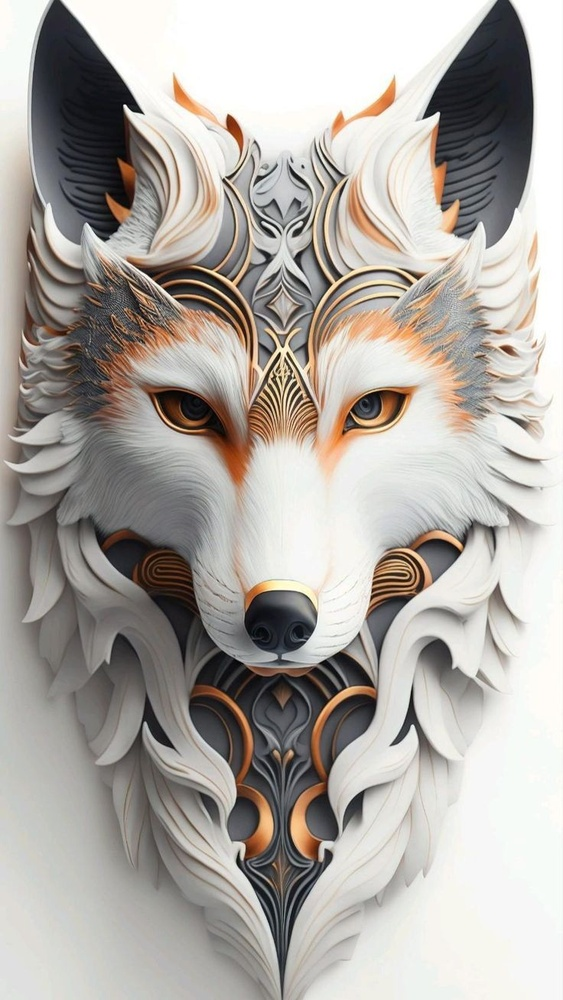
#> input picture sketch/arctic_wolf.jpg, 563 x 1000 px, shrunk from 736 x 1308 before the run, found by its file name
$ python sketcher.py
#> lines starting #> are read from the running program, lines starting #| are printed output that depends on the picture
# OpenCV and matplotlib are the
# only libraries needed.
import cv2
import matplotlib.pyplot as plt

# Read the image from source then
# store it in the img variable:
img = cv2.imread("y:/projects/open_source/sketch/arctic_wolf.jpg")
#> img is the input picture: shape (1000, 563, 3); mean B, G, R 164.6, 170.2, 175.1

# Displaying the original image:
cv2.imshow('original', img)
cv2.waitKey(0)
cv2.destroyAllWindows()

# Using the matplotlib-pyplot module
# to get around the hassles of displaying
# the image. Displayed in jupyter notebook.
plt.imshow(img)
plt.axis(False)
plt.show()

# The plotted image is in the RGB color scheme
# while the cv2 image is in BGR.
# 2 conversion methods can be used:
# 1:
# plt.imshow(img[:,:,::-1])
# plt.axis(False)
# plt.show()

# 2: using cvtColor method of openCV
rgb_img = cv2.cvtColor(img, cv2.COLOR_BGR2RGB)
plt.imshow(rgb_img)
plt.axis(False)
plt.show()

# Sketch
# 1: Gray image:
gray_img = cv2.cvtColor(img, cv2.COLOR_BGR2GRAY)
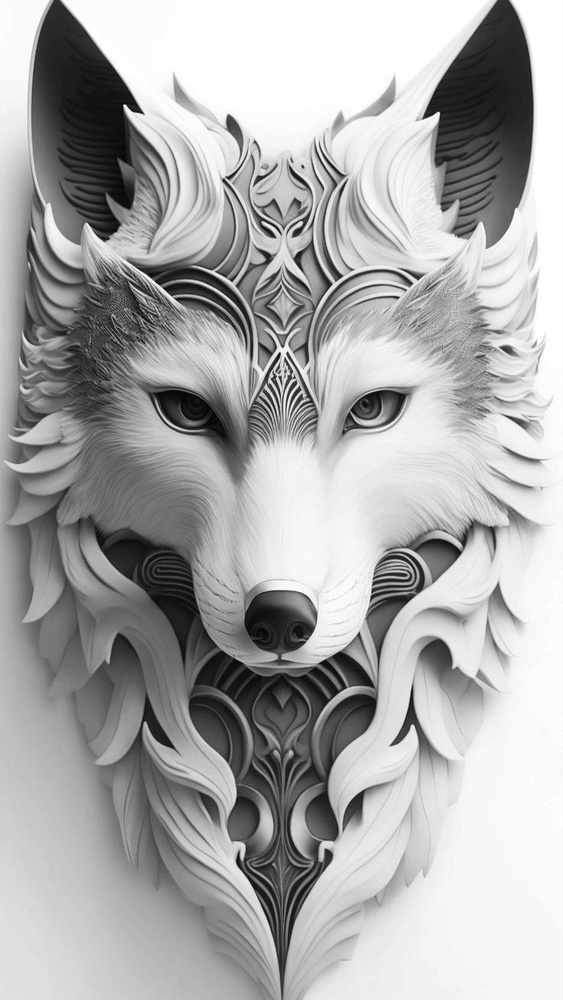
#> gray_img: shape (1000, 563); min 0, max 255, mean 171

# 2: Invert image:
# Either:
#invert_img = cv2.bitwise_not(gray_img)
# Or:
invert_img = 255-gray_img
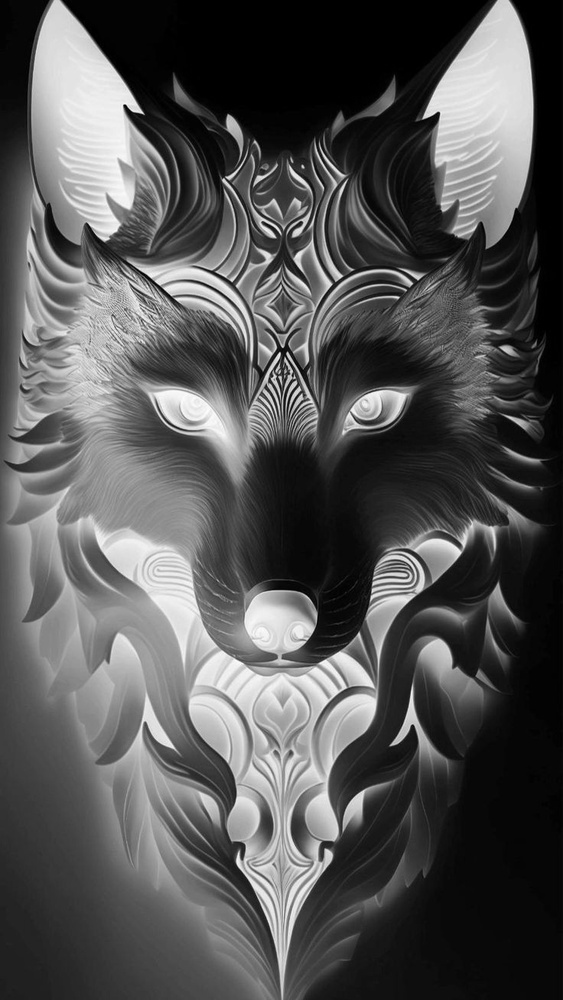
#> invert_img: shape (1000, 563); min 0, max 255, mean 84

# 3: Apply Gaussian blur to the image:
# The second argument of the function is the kernel size,
# a pair of odd numbers. Direct proportion between kernel size
# and level of blur.
blur_img = cv2.GaussianBlur(invert_img, (99,99),0)
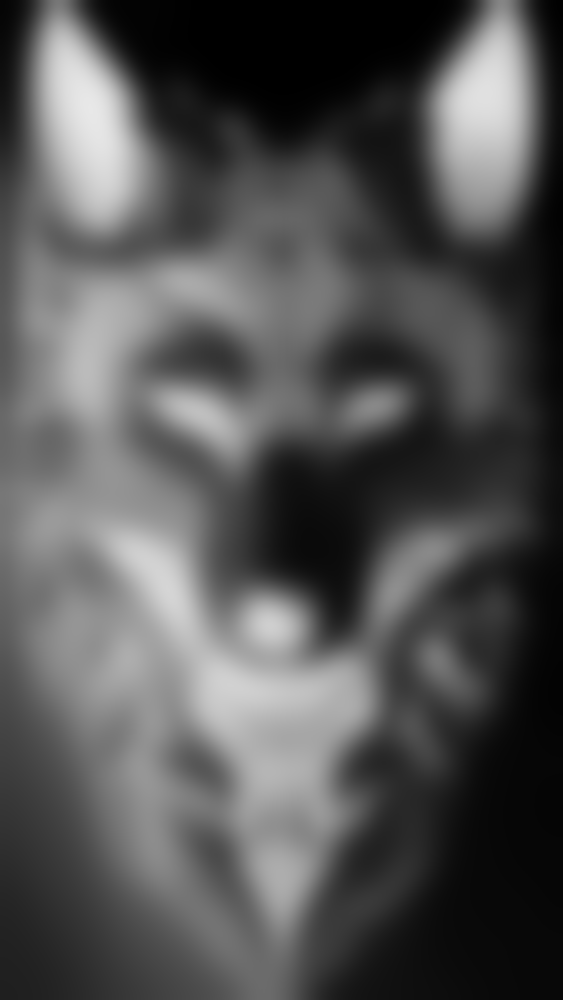
#> blur_img: shape (1000, 563); min 0, max 232, mean 84
plt.imshow(blur_img)
plt.axis(False)
plt.show()

# 4: Invert blurred image:
invblur_img = cv2.bitwise_not(blur_img)
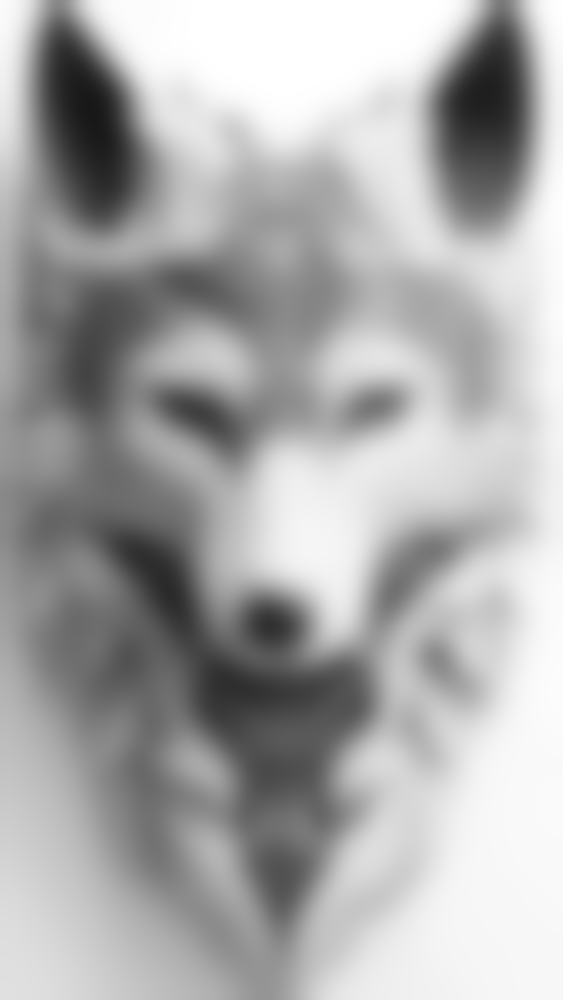
#> invblur_img: shape (1000, 563); min 23, max 255, mean 171

# 5: Sketch:
sketch_img = cv2.divide(gray_img, invblur_img, scale = 256.0)
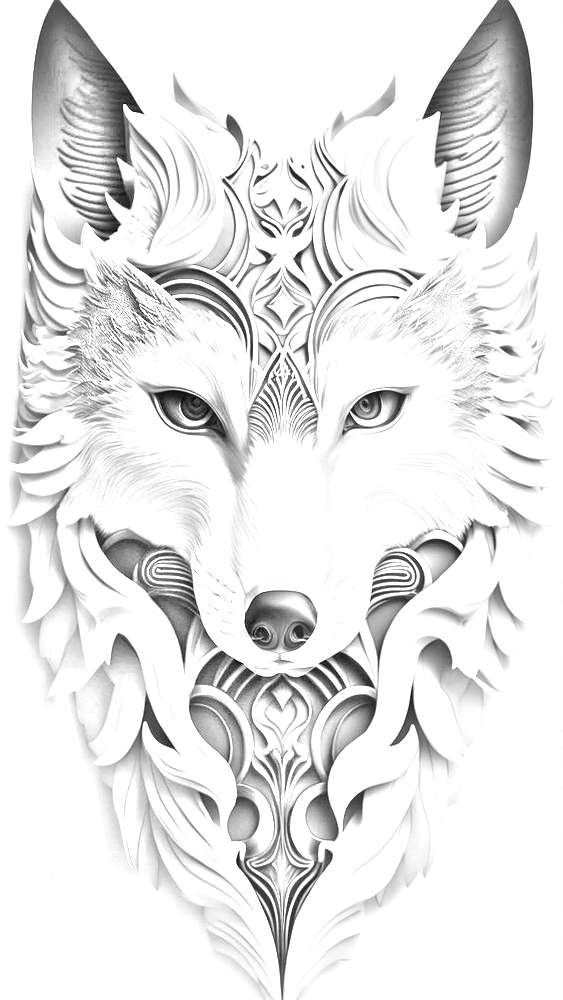
#> sketch_img: shape (1000, 563); min 0, max 255, mean 231.3

# 6: Save the Sketch:
cv2.imwrite('sketch.png', sketch_img)

# 7: Display the sketch:
cv2.imshow('sketch image', sketch_img)
cv2.waitKey(0)
cv2.destroyAllWindows()

# You can display the original image and the sketch
# side-by-side for comparison:
plt.figure(figsize = (14,8))

plt.subplot(1, 2, 1)
plt.title('Original image', size = 18)
plt.imshow(rgb_img)
plt.axis('off')

plt.subplot(1, 2, 2)
plt.title('Sketch', size = 18)
rgb_sketch = cv2.cvtColor(sketch_img, cv2.COLOR_BGR2RGB)
plt.imshow(rgb_sketch)
plt.axis('off')
plt.show()


# You can put everything together to create
# a sketch function.
